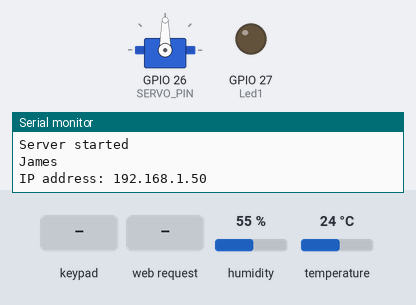
The sketch below on a simulated ESP32. Shown: servo, output pins drawn as LEDs (lit = HIGH), the last lines printed to the serial monitor. The test bench sets the inputs (shaded band); at power-on: humidity 55 %, temperature 24 °C. WiFi joins after 1.5 s; servers stay silent unless stated.

Above: at 3.2 s.
3.3 s: keypad keys 7 8 9 0 # pressed 0.4 s apart
At 6.9 s:
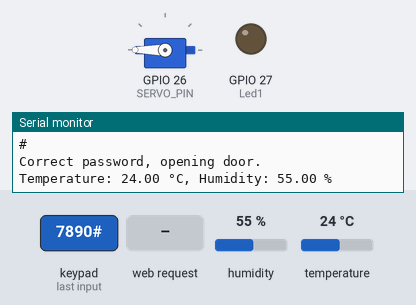
10.3 s: HTTP request GET /alarm-on received
At 10.98 s:
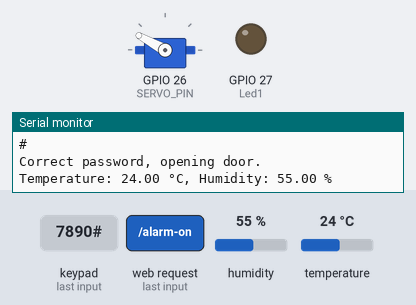
13.3 s: HTTP request GET /open-door received
At 16.1 s:
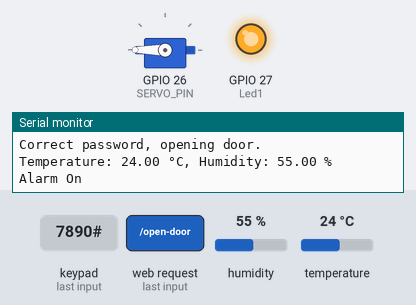
16.3 s: HTTP request GET /close-door received
At 18.0 s:
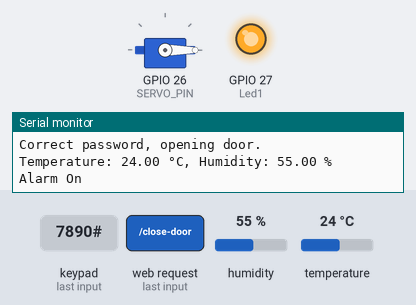
18.7 s: key '*' pressed
20.2 s: key '#' pressed
Timing chart, 0 to 22.7 s (numbered marks = the images above; inputs shaded):
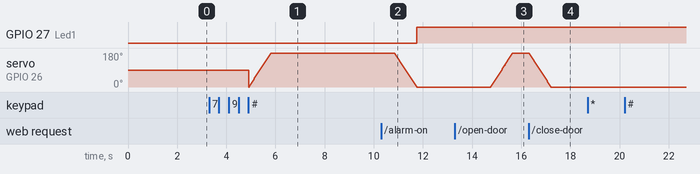

The sketch:

FinishedMAY_IOTproj_copy_20250501115513.ino
```cpp
#include <WiFi.h>
#include <WebServer.h>
#include <DHT.h>
#include <ESP32Servo.h>
#include <Keypad.h>

const char* ssid = "James";
const char* password = "spain123";

#define ROW_NUM     4
#define COLUMN_NUM  3
char keys[ROW_NUM][COLUMN_NUM] = {
  {'1', '2', '3'},
  {'4', '5', '6'},
  {'7', '8', '9'},
  {'*', '0', '#'}
};
byte pin_rows[ROW_NUM] = {18, 5, 17, 16};
byte pin_column[COLUMN_NUM] = {4, 0, 2};
Keypad keypad = Keypad( makeKeymap(keys), pin_rows, pin_column, ROW_NUM, COLUMN_NUM );

#define DHTPIN 21
#define DHTTYPE DHT11
DHT dht(DHTPIN, DHTTYPE);

#define SERVO_PIN 26
Servo servoMotor;

#define PIR_SENSOR 19
#define Led1 27

WebServer server(80);

bool doorOpen = false;
bool AlarmState = false;
bool Alarm = false;
const String AlarmDisarm = "3690";
const String AlarmArm = "4321";
const String doorpassword = "7890";
String input_password;

void handleLogin();
void handleControlPage();

void handleData() {
  float temp = dht.readTemperature();
  float hum = dht.readHumidity();

  if (isnan(temp) || isnan(hum)) {
    server.send(500, "application/json", "{\"error\":\"Sensor read failed\"}");
    return;
  }

  String json = "{\"temperature\":" + String(temp, 1) + ",\"humidity\":" + String(hum, 1) + "}";
  server.send(200, "application/json", json);
}

void handleOpenDoor() {
  if (!doorOpen) {
    DoorOpen();
    doorOpen = true;
    server.send(200, "text/plain", "Door opened");
  } else {
    server.send(400, "text/plain", "Door is already open");
  }
}

void handleCloseDoor() {
  if (doorOpen) {
    DoorClose();
    doorOpen = false;
    server.send(200, "text/plain", "Door closed");
  } else {
    server.send(400, "text/plain", "Door is already closed");
  }
}

void AlarmOn() {
  AlarmState = true;
  digitalWrite(Led1, HIGH);
  Serial.println("Alarm On");
}

void AlarmOff() {
  AlarmState = false;
  digitalWrite(Led1, LOW);
  Serial.println("Alarm Off");
}

void AlarmTriggered() {
  Serial.println("Motion Detected! Alarm Triggered!");
  for (int i = 0; i < 10; i++) {
    digitalWrite(Led1, HIGH);
    delay(250);
    digitalWrite(Led1, LOW);
    delay(250);
  }
}

void GarageLight_on() {
  digitalWrite(Led1, HIGH);
  delay(3000);
  digitalWrite(Led1, LOW);
}

void DoorOpen() {
  for (int pos = 0; pos <= 180; pos++) {
    servoMotor.write(pos);
    delay(5);
  }
}

void DoorClose() {
  for (int pos = 180; pos >= 0; pos--) {
    servoMotor.write(pos);
    delay(5);
  }
}

void GetTemp() {
  float temp = dht.readTemperature();
  float hum = dht.readHumidity();
  Serial.print("Temperature: ");
  Serial.print(temp);
  Serial.print(" °C, Humidity: ");
  Serial.print(hum);
  Serial.println(" %");
}

void handleLogin() {
  server.send(200, "text/html", R"rawliteral(
<!DOCTYPE html>
<html lang="en">
<head>
    <meta charset="UTF-8">
    <meta name="viewport" content="width=device-width, initial-scale=1.0">
    <title>Login</title>
    <link href='https://unpkg.com/boxicons@2.1.4/css/boxicons.min.css' rel='stylesheet'>
    <style>
        *{ margin: 0; padding: 0; box-sizing: border-box; font-family:"Poppins" sans-serif; }
        body{ background : url(https://www.dueruote.it/content/dueruote/it/pubbliredazionale/bacheca/2021/03/01/Hoermann/jcr:content/social-image.img.png/1612878357306.png);
         background-size: cover;
        background-position: center; min-height: 98vh; justify-content: center; display: flex; align-items: center; min-height: 100vh; }
        .wrapper{ width: 420px;
         background: transparent; border: 2px solid rgba(255, 255, 255, .2);
         color: antiquewhite;
         backdrop-filter: blur(20px); border-radius: 10px; padding: 30px 40px; }
        .wrapper h1 { font-size: 36px; text-align: center; }
        .input-control{ position: relative; width: 100%; height: 50px; margin: 30px 0; }
        .input-control input{ width: 100%; height: 100%; background: transparent; border: none; outline: none;
         border: 2px solid rgba(255, 255, 255, 0.2); border-radius: 40px; font-size: 16px; color: #fff; padding: 20px 45px 20px 20px; }
        .input-control input::placeholder { color:aliceblue; }
        .wrapper .btn { width: 100%; height: 45px; background: #fff; border: none; outline: none; border-radius: 40px;
         box-shadow: 0 0 10px rgba(0, 0, 0, .1); cursor: pointer; font-size: 16px; color: #333; font-weight: 600; }
    </style>
</head>
<body>
    <div class="wrapper">
        <form id="LoginForm" onsubmit="return loginUser();">
            <h1>Login</h1>
            <div class="input-control">
                <input id="Code" type="text" placeholder="Code" required>
                <i class='bx bx-dialpad'></i>
            </div>
            <button type="submit" class="btn"> Login </button>
        </form>
    </div>
    <script>
        function loginUser(){
            event.preventDefault();
            let codeInput = document.getElementById("Code").value.trim();
            let correctCode = "1234";
            if(codeInput === correctCode) {
                window.location.href = "/control";
            } else {
                alert("Incorrect code :(");
            }
        }
    </script>
</body>
</html>
)rawliteral");
}

void handleControlPage() {
  server.send(200, "text/html", R"rawliteral(
<!DOCTYPE html>
<html lang="en">
<head>
    <title>Your Smart Garage</title>
    <style>
        body { background: url(https://www.shutterstock.com/image-vector/calm-peaceful-morning-scenery-mountain-600nw-2021679185.jpg); background-size: cover; display: flex; flex-direction: column; align-items: center; justify-content: flex-start; height: 100vh; margin: 0; }
        .header h1 { font-size: 50px; text-align: center; background-color: aliceblue;
        color: black; border-radius: 10px;
        font-family: 'Gill Sans', 'Gill Sans MT', Calibri, 'Trebuchet MS', sans-serif; width: 100%; padding: 10px; }
        #sensor-info { position: absolute;
        top: 20px;
        right: 20px;
        font-size: 18px;
        background-color: rgba(255, 255, 255, 0.8);
        padding: 10px; border-radius: 10px; }
        #doorHead, #alarmHead { background-color: darkcyan; width: 250px; height: 50px;
        border-radius: 10px; text-align: center; font-family: 'Franklin Gothic Medium', 'Arial Narrow', Arial, sans-serif; font-size: larger;
         line-height: 50px; margin-top: 20px; }
        .button-container { display: flex; flex-direction: column; align-items: center; gap: 20px; margin-top: 20px; }
        button { border: 4px solid black; height: 100px;
         width: 150px; color: azure; border-radius: 20px; font-family: 'Franklin Gothic Medium', 'Arial Narrow', Arial, sans-serif; font-size: large; display: block;
          text-align: center; }
        #AlarmOn { background-color: green; }
        #AlarmOff { background-color: brown; }
        #OpenDoor { background-color: blueviolet; }
        #CloseDoor { background-color: blueviolet; }
        @media (max-width: 768px) { .header h1 { font-size: 40px; } button { width: 120px; height: 80px; font-size: medium; } #sensor-info { font-size: 14px; } }
    </style>
</head>
<body>
    <div class="header"><h1>Your Smart Garage</h1></div>
    <div id="sensor-info">
        <p id="temp">Temperature: -- °C</p>
        <p id="hum">Humidity: -- %</p>
    </div>
    <div id="doorHead"><p>Door</p></div>
    <div class="button-container">
        <button id="OpenDoor" onclick="openDoor();">Open Door</button>
        <button id="CloseDoor" onclick="closeDoor()">Close Door</button>
    </div>
    <div id="alarmHead"><p>Alarm</p></div>
    <div class="button-container">
        <button id="AlarmOn" onclick="alarmOn()">Enable Alarm</button>
        <button id="AlarmOff" onclick="alarmOff()">Disable Alarm</button>
    </div>
    <script>
        async function fetchSensorData() {
            try {
                const data = await fetch('/data');
                const json = await data.json();
                document.getElementById("temp").innerText = `Temperature: ${json.temperature} °C`;
                document.getElementById("hum").innerText = `Humidity: ${json.humidity} %`;
            } catch (error) {
                console.error("Failed to fetch sensor data", error);
            }
        }
        async function openDoor() {
            await fetch('/open-door');
            document.getElementById("OpenDoor").disabled = true;
            document.getElementById("CloseDoor").disabled = false;
        }
        async function closeDoor() {
            await fetch('/close-door');
            document.getElementById("CloseDoor").disabled = true;
            document.getElementById("OpenDoor").disabled = false;
        }
        function alarmOn() {
            fetch('/alarm-on');
            document.getElementById("AlarmOn").disabled = true;
            document.getElementById("AlarmOff").disabled = false;
        }
        function alarmOff() {
            fetch('/alarm-off');
            document.getElementById("AlarmOff").disabled = true;
            document.getElementById("AlarmOn").disabled = false;
        }
        setInterval(fetchSensorData, 2000);
    </script>
</body>
</html>
)rawliteral");
}

void setup() {
  Serial.begin(115200);
  input_password.reserve(32);
  dht.begin();
  servoMotor.attach(SERVO_PIN);
  pinMode(Led1, OUTPUT);
  pinMode(PIR_SENSOR, INPUT);

  WiFi.begin(ssid, password);
  while (WiFi.status() != WL_CONNECTED) {
    delay(1000);
    Serial.println("Connecting to WiFi...");
  }
  Serial.println("Connected to WiFi");

  server.on("/", HTTP_GET, handleLogin);
  server.on("/control", HTTP_GET, handleControlPage);
  server.on("/data", HTTP_GET, handleData);
  server.on("/open-door", HTTP_GET, handleOpenDoor);
  server.on("/close-door", HTTP_GET, handleCloseDoor);
  server.on("/alarm-on", HTTP_GET, AlarmOn);
  server.on("/alarm-off", HTTP_GET, AlarmOff);

  server.begin();
  Serial.println("Server started");
  Serial.println(ssid);
  Serial.print("IP address: ");
  Serial.println(WiFi.localIP());
}

void loop() {
  server.handleClient();
  char key = keypad.getKey();

  if (Alarm && digitalRead(PIR_SENSOR) == HIGH) {
    AlarmTriggered();
  }

  if (key) {
    Serial.println(key);

    if (key == '*') {
      input_password = "";
    } else if (key == '#') {
      if (doorpassword == input_password) {
        Serial.println("Correct password, opening door.");
        DoorOpen();
        GetTemp();
        delay(5000);
        DoorClose();
        GarageLight_on();
      } else if (AlarmDisarm == input_password) {
        Serial.println("Alarm disarmed");
        AlarmOff();
        Alarm = false;
      } else if (AlarmArm == input_password) {
        Serial.println("Alarm armed");
        AlarmOn();
        Alarm = true;
      } else {
        Serial.println("Incorrect password");
      }
      input_password = "";
    } else {
      input_password += key;
    }
  }
}
```

Measured:
- after the input at 13.3 s, servo on GPIO 26 (SERVO_PIN): moves from 0° to 180° over 0.89 s, starting after 1.5 s
- after the input at 16.3 s, servo on GPIO 26 (SERVO_PIN): moves from 180° to 0° over 0.90 s, starting at once
